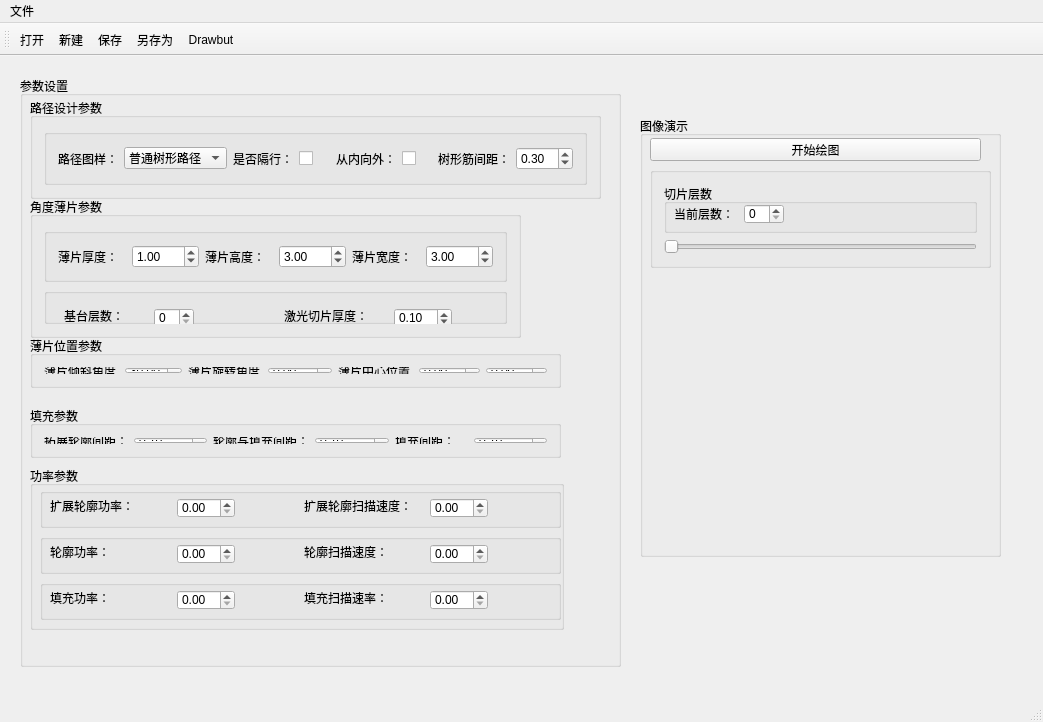
<?xml version="1.0" encoding="UTF-8"?>
<ui version="4.0">
 <class>MainWindow</class>
 <widget class="QMainWindow" name="MainWindow">
  <property name="geometry">
   <rect>
    <x>0</x>
    <y>0</y>
    <width>1043</width>
    <height>722</height>
   </rect>
  </property>
  <property name="windowTitle">
   <string>MainWindow</string>
  </property>
  <widget class="QWidget" name="centralWidget">
   <widget class="QGroupBox" name="groupBox">
    <property name="geometry">
     <rect>
      <x>20</x>
      <y>20</y>
      <width>601</width>
      <height>591</height>
     </rect>
    </property>
    <property name="title">
     <string>参数设置</string>
    </property>
    <widget class="QGroupBox" name="groupBox_2">
     <property name="geometry">
      <rect>
       <x>10</x>
       <y>22</y>
       <width>571</width>
       <height>101</height>
      </rect>
     </property>
     <property name="title">
      <string>路径设计参数</string>
     </property>
     <layout class="QHBoxLayout" name="horizontalLayout_2">
      <item>
       <widget class="QGroupBox" name="groupBox_3">
        <property name="title">
         <string/>
        </property>
        <layout class="QHBoxLayout" name="horizontalLayout_5">
         <item>
          <widget class="QLabel" name="label">
           <property name="text">
            <string>路径图样：</string>
           </property>
          </widget>
         </item>
         <item>
          <widget class="QComboBox" name="RouteType">
           <item>
            <property name="text">
             <string>普通树形路径</string>
            </property>
           </item>
           <item>
            <property name="text">
             <string>XY正交树形</string>
            </property>
           </item>
           <item>
            <property name="text">
             <string>环形路径</string>
            </property>
           </item>
           <item>
            <property name="text">
             <string>S型路径</string>
            </property>
           </item>
          </widget>
         </item>
         <item>
          <widget class="QLabel" name="label_2">
           <property name="text">
            <string>是否隔行：</string>
           </property>
          </widget>
         </item>
         <item>
          <widget class="QCheckBox" name="IF_Interlaced">
           <property name="text">
            <string/>
           </property>
          </widget>
         </item>
         <item>
          <widget class="QLabel" name="label_21">
           <property name="text">
            <string>从内向外：</string>
           </property>
          </widget>
         </item>
         <item>
          <widget class="QCheckBox" name="IF_I2O">
           <property name="text">
            <string/>
           </property>
          </widget>
         </item>
         <item>
          <widget class="QLabel" name="label_4">
           <property name="text">
            <string>树形筋间距：</string>
           </property>
          </widget>
         </item>
         <item>
          <widget class="QDoubleSpinBox" name="TreeVeinDif">
           <property name="value">
            <double>0.300000000000000</double>
           </property>
          </widget>
         </item>
        </layout>
       </widget>
      </item>
     </layout>
    </widget>
    <widget class="QGroupBox" name="groupBox_5">
     <property name="geometry">
      <rect>
       <x>10</x>
       <y>121</y>
       <width>491</width>
       <height>141</height>
      </rect>
     </property>
     <property name="title">
      <string>角度薄片参数</string>
     </property>
     <layout class="QVBoxLayout" name="verticalLayout_2">
      <item>
       <widget class="QGroupBox" name="groupBox_14">
        <property name="title">
         <string/>
        </property>
        <layout class="QHBoxLayout" name="horizontalLayout_6">
         <item>
          <widget class="QLabel" name="label_3">
           <property name="text">
            <string>薄片厚度：</string>
           </property>
          </widget>
         </item>
         <item>
          <widget class="QDoubleSpinBox" name="sheetThickness">
           <property name="singleStep">
            <double>0.100000000000000</double>
           </property>
           <property name="value">
            <double>1.000000000000000</double>
           </property>
          </widget>
         </item>
         <item>
          <widget class="QLabel" name="label_6">
           <property name="text">
            <string>薄片高度：</string>
           </property>
          </widget>
         </item>
         <item>
          <widget class="QDoubleSpinBox" name="sheetHeight">
           <property name="singleStep">
            <double>0.100000000000000</double>
           </property>
           <property name="value">
            <double>3.000000000000000</double>
           </property>
          </widget>
         </item>
         <item>
          <widget class="QLabel" name="label_5">
           <property name="text">
            <string>薄片宽度：</string>
           </property>
          </widget>
         </item>
         <item>
          <widget class="QDoubleSpinBox" name="sheetWidth">
           <property name="singleStep">
            <double>0.100000000000000</double>
           </property>
           <property name="value">
            <double>3.000000000000000</double>
           </property>
          </widget>
         </item>
        </layout>
       </widget>
      </item>
      <item>
       <widget class="QGroupBox" name="groupBox_15">
        <property name="title">
         <string/>
        </property>
        <widget class="QLabel" name="label_7">
         <property name="geometry">
          <rect>
           <x>20</x>
           <y>20</y>
           <width>60</width>
           <height>16</height>
          </rect>
         </property>
         <property name="text">
          <string>基台层数：</string>
         </property>
        </widget>
        <widget class="QDoubleSpinBox" name="LayerSliceThickness">
         <property name="geometry">
          <rect>
           <x>350</x>
           <y>20</y>
           <width>58</width>
           <height>20</height>
          </rect>
         </property>
         <property name="singleStep">
          <double>0.100000000000000</double>
         </property>
         <property name="value">
          <double>0.100000000000000</double>
         </property>
        </widget>
        <widget class="QLabel" name="label_22">
         <property name="geometry">
          <rect>
           <x>240</x>
           <y>20</y>
           <width>84</width>
           <height>16</height>
          </rect>
         </property>
         <property name="text">
          <string>激光切片厚度：</string>
         </property>
        </widget>
        <widget class="QSpinBox" name="BaseLayerNum">
         <property name="geometry">
          <rect>
           <x>110</x>
           <y>20</y>
           <width>40</width>
           <height>20</height>
          </rect>
         </property>
        </widget>
       </widget>
      </item>
     </layout>
    </widget>
    <widget class="QGroupBox" name="groupBox_6">
     <property name="geometry">
      <rect>
       <x>10</x>
       <y>330</y>
       <width>531</width>
       <height>52</height>
      </rect>
     </property>
     <property name="title">
      <string>填充参数</string>
     </property>
     <layout class="QHBoxLayout" name="horizontalLayout_4">
      <item>
       <widget class="QLabel" name="label_8">
        <property name="text">
         <string>拓展轮廓间距：</string>
        </property>
       </widget>
      </item>
      <item>
       <widget class="QDoubleSpinBox" name="ExtendedContourFillSpace">
        <property name="singleStep">
         <double>0.100000000000000</double>
        </property>
        <property name="value">
         <double>0.100000000000000</double>
        </property>
       </widget>
      </item>
      <item>
       <widget class="QLabel" name="label_9">
        <property name="text">
         <string>轮廓与填充间距：</string>
        </property>
       </widget>
      </item>
      <item>
       <widget class="QDoubleSpinBox" name="ContourFillSpace">
        <property name="singleStep">
         <double>0.100000000000000</double>
        </property>
        <property name="value">
         <double>0.100000000000000</double>
        </property>
       </widget>
      </item>
      <item>
       <widget class="QLabel" name="label_10">
        <property name="text">
         <string>填充间距：</string>
        </property>
       </widget>
      </item>
      <item>
       <widget class="QDoubleSpinBox" name="FillSpace">
        <property name="singleStep">
         <double>0.100000000000000</double>
        </property>
        <property name="value">
         <double>0.100000000000000</double>
        </property>
       </widget>
      </item>
     </layout>
    </widget>
    <widget class="QGroupBox" name="groupBox_7">
     <property name="geometry">
      <rect>
       <x>10</x>
       <y>390</y>
       <width>534</width>
       <height>164</height>
      </rect>
     </property>
     <property name="title">
      <string>功率参数</string>
     </property>
     <widget class="QGroupBox" name="groupBox_8">
      <property name="geometry">
       <rect>
        <x>10</x>
        <y>22</y>
        <width>521</width>
        <height>40</height>
       </rect>
      </property>
      <property name="title">
       <string/>
      </property>
      <widget class="QLabel" name="label_11">
       <property name="geometry">
        <rect>
         <x>10</x>
         <y>10</y>
         <width>84</width>
         <height>16</height>
        </rect>
       </property>
       <property name="text">
        <string>扩展轮廓功率：</string>
       </property>
      </widget>
      <widget class="QLabel" name="label_12">
       <property name="geometry">
        <rect>
         <x>264</x>
         <y>10</y>
         <width>108</width>
         <height>16</height>
        </rect>
       </property>
       <property name="text">
        <string>扩展轮廓扫描速度：</string>
       </property>
      </widget>
      <widget class="QDoubleSpinBox" name="ExtendedContourSpeed">
       <property name="geometry">
        <rect>
         <x>390</x>
         <y>10</y>
         <width>58</width>
         <height>20</height>
        </rect>
       </property>
       <property name="singleStep">
        <double>0.100000000000000</double>
       </property>
      </widget>
      <widget class="QDoubleSpinBox" name="ExtendedContourPower">
       <property name="geometry">
        <rect>
         <x>137</x>
         <y>10</y>
         <width>58</width>
         <height>20</height>
        </rect>
       </property>
       <property name="singleStep">
        <double>0.100000000000000</double>
       </property>
      </widget>
     </widget>
     <widget class="QGroupBox" name="groupBox_9">
      <property name="geometry">
       <rect>
        <x>10</x>
        <y>68</y>
        <width>521</width>
        <height>40</height>
       </rect>
      </property>
      <property name="title">
       <string/>
      </property>
      <widget class="QLabel" name="label_13">
       <property name="geometry">
        <rect>
         <x>10</x>
         <y>10</y>
         <width>60</width>
         <height>16</height>
        </rect>
       </property>
       <property name="text">
        <string>轮廓功率：</string>
       </property>
      </widget>
      <widget class="QDoubleSpinBox" name="ContourPower">
       <property name="geometry">
        <rect>
         <x>137</x>
         <y>10</y>
         <width>58</width>
         <height>20</height>
        </rect>
       </property>
       <property name="singleStep">
        <double>0.100000000000000</double>
       </property>
      </widget>
      <widget class="QLabel" name="label_14">
       <property name="geometry">
        <rect>
         <x>264</x>
         <y>10</y>
         <width>84</width>
         <height>16</height>
        </rect>
       </property>
       <property name="text">
        <string>轮廓扫描速度：</string>
       </property>
      </widget>
      <widget class="QDoubleSpinBox" name="ContourSpeed">
       <property name="geometry">
        <rect>
         <x>390</x>
         <y>10</y>
         <width>58</width>
         <height>20</height>
        </rect>
       </property>
       <property name="singleStep">
        <double>0.100000000000000</double>
       </property>
      </widget>
     </widget>
     <widget class="QGroupBox" name="groupBox_10">
      <property name="geometry">
       <rect>
        <x>10</x>
        <y>114</y>
        <width>521</width>
        <height>40</height>
       </rect>
      </property>
      <property name="title">
       <string/>
      </property>
      <widget class="QLabel" name="label_15">
       <property name="geometry">
        <rect>
         <x>10</x>
         <y>10</y>
         <width>60</width>
         <height>16</height>
        </rect>
       </property>
       <property name="text">
        <string>填充功率：</string>
       </property>
      </widget>
      <widget class="QDoubleSpinBox" name="FillPower">
       <property name="geometry">
        <rect>
         <x>137</x>
         <y>10</y>
         <width>58</width>
         <height>20</height>
        </rect>
       </property>
       <property name="singleStep">
        <double>0.100000000000000</double>
       </property>
      </widget>
      <widget class="QLabel" name="label_16">
       <property name="geometry">
        <rect>
         <x>264</x>
         <y>10</y>
         <width>84</width>
         <height>16</height>
        </rect>
       </property>
       <property name="text">
        <string>填充扫描速率：</string>
       </property>
      </widget>
      <widget class="QDoubleSpinBox" name="FillSpeed">
       <property name="geometry">
        <rect>
         <x>390</x>
         <y>10</y>
         <width>58</width>
         <height>20</height>
        </rect>
       </property>
       <property name="singleStep">
        <double>0.100000000000000</double>
       </property>
      </widget>
     </widget>
    </widget>
    <widget class="QGroupBox" name="groupBox_4">
     <property name="geometry">
      <rect>
       <x>10</x>
       <y>260</y>
       <width>531</width>
       <height>52</height>
      </rect>
     </property>
     <property name="title">
      <string>薄片位置参数</string>
     </property>
     <layout class="QHBoxLayout" name="horizontalLayout">
      <item>
       <widget class="QLabel" name="label_18">
        <property name="text">
         <string>薄片倾斜角度：</string>
        </property>
       </widget>
      </item>
      <item>
       <widget class="QDoubleSpinBox" name="TiltAngle">
        <property name="maximum">
         <double>90.000000000000000</double>
        </property>
        <property name="value">
         <double>30.000000000000000</double>
        </property>
       </widget>
      </item>
      <item>
       <widget class="QLabel" name="label_19">
        <property name="text">
         <string>薄片旋转角度：</string>
        </property>
       </widget>
      </item>
      <item>
       <widget class="QDoubleSpinBox" name="RotateAngle">
        <property name="maximum">
         <double>360.000000000000000</double>
        </property>
        <property name="singleStep">
         <double>1.000000000000000</double>
        </property>
       </widget>
      </item>
      <item>
       <widget class="QLabel" name="label_20">
        <property name="text">
         <string>薄片中心位置：</string>
        </property>
       </widget>
      </item>
      <item>
       <widget class="QDoubleSpinBox" name="BaseMidPointX">
        <property name="minimum">
         <double>-99.000000000000000</double>
        </property>
        <property name="singleStep">
         <double>0.100000000000000</double>
        </property>
       </widget>
      </item>
      <item>
       <widget class="QDoubleSpinBox" name="BaseMidPointY">
        <property name="minimum">
         <double>-99.000000000000000</double>
        </property>
        <property name="singleStep">
         <double>0.100000000000000</double>
        </property>
       </widget>
      </item>
     </layout>
    </widget>
   </widget>
   <widget class="QGroupBox" name="groupBox_11">
    <property name="geometry">
     <rect>
      <x>640</x>
      <y>60</y>
      <width>361</width>
      <height>441</height>
     </rect>
    </property>
    <property name="title">
     <string>图像演示</string>
    </property>
    <widget class="QPushButton" name="DrawButton">
     <property name="geometry">
      <rect>
       <x>10</x>
       <y>22</y>
       <width>331</width>
       <height>23</height>
      </rect>
     </property>
     <property name="text">
      <string>开始绘图</string>
     </property>
    </widget>
    <widget class="QGroupBox" name="groupBox_12">
     <property name="geometry">
      <rect>
       <x>10</x>
       <y>51</y>
       <width>341</width>
       <height>101</height>
      </rect>
     </property>
     <property name="title">
      <string/>
     </property>
     <layout class="QVBoxLayout" name="verticalLayout">
      <item>
       <widget class="QGroupBox" name="groupBox_13">
        <property name="title">
         <string>切片层数</string>
        </property>
        <widget class="QLabel" name="label_17">
         <property name="geometry">
          <rect>
           <x>10</x>
           <y>22</y>
           <width>60</width>
           <height>16</height>
          </rect>
         </property>
         <property name="text">
          <string>当前层数：</string>
         </property>
        </widget>
        <widget class="QSpinBox" name="spinBox">
         <property name="geometry">
          <rect>
           <x>80</x>
           <y>20</y>
           <width>40</width>
           <height>20</height>
          </rect>
         </property>
        </widget>
       </widget>
      </item>
      <item>
       <widget class="QSlider" name="horizontalSlider">
        <property name="orientation">
         <enum>Qt::Horizontal</enum>
        </property>
       </widget>
      </item>
     </layout>
    </widget>
    <widget class="QWidget" name="widget" native="true">
     <property name="geometry">
      <rect>
       <x>10</x>
       <y>170</y>
       <width>331</width>
       <height>241</height>
      </rect>
     </property>
    </widget>
   </widget>
  </widget>
  <widget class="QMenuBar" name="menuBar">
   <property name="geometry">
    <rect>
     <x>0</x>
     <y>0</y>
     <width>1043</width>
     <height>23</height>
    </rect>
   </property>
   <widget class="QMenu" name="menu">
    <property name="title">
     <string>文件</string>
    </property>
    <addaction name="actOpen"/>
    <addaction name="actNew"/>
    <addaction name="actSave"/>
    <addaction name="actSaveOtherPlace"/>
   </widget>
   <addaction name="menu"/>
  </widget>
  <widget class="QToolBar" name="mainToolBar">
   <property name="toolButtonStyle">
    <enum>Qt::ToolButtonTextUnderIcon</enum>
   </property>
   <attribute name="toolBarArea">
    <enum>TopToolBarArea</enum>
   </attribute>
   <attribute name="toolBarBreak">
    <bool>false</bool>
   </attribute>
   <addaction name="actOpen"/>
   <addaction name="actNew"/>
   <addaction name="actSave"/>
   <addaction name="actSaveOtherPlace"/>
   <addaction name="actionDrawbut"/>
  </widget>
  <widget class="QStatusBar" name="statusBar"/>
  <action name="actNew">
   <property name="checkable">
    <bool>false</bool>
   </property>
   <property name="icon">
    <iconset resource="imgs.qrc">
     <normaloff>:/images/new2.bmp</normaloff>:/images/new2.bmp</iconset>
   </property>
   <property name="text">
    <string>新建</string>
   </property>
   <property name="toolTip">
    <string>新建文件</string>
   </property>
   <property name="visible">
    <bool>true</bool>
   </property>
  </action>
  <action name="actOpen">
   <property name="icon">
    <iconset resource="imgs.qrc">
     <normaloff>:/images/open3.bmp</normaloff>:/images/open3.bmp</iconset>
   </property>
   <property name="text">
    <string>打开</string>
   </property>
   <property name="toolTip">
    <string>打开配置文件</string>
   </property>
  </action>
  <action name="actSaveOtherPlace">
   <property name="icon">
    <iconset resource="imgs.qrc">
     <normaloff>:/images/120.bmp</normaloff>:/images/120.bmp</iconset>
   </property>
   <property name="text">
    <string>另存为</string>
   </property>
   <property name="toolTip">
    <string>另存为</string>
   </property>
  </action>
  <action name="actSave">
   <property name="icon">
    <iconset resource="imgs.qrc">
     <normaloff>:/images/104.bmp</normaloff>:/images/104.bmp</iconset>
   </property>
   <property name="text">
    <string>保存</string>
   </property>
   <property name="toolTip">
    <string>保存</string>
   </property>
  </action>
  <action name="actionDrawbut">
   <property name="icon">
    <iconset resource="imgs.qrc">
     <normaloff>:/images/20.ico</normaloff>:/images/20.ico</iconset>
   </property>
   <property name="text">
    <string>Drawbut</string>
   </property>
  </action>
 </widget>
 <layoutdefault spacing="6" margin="11"/>
 <resources>
  <include location="imgs.qrc"/>
 </resources>
 <connections/>
</ui>
